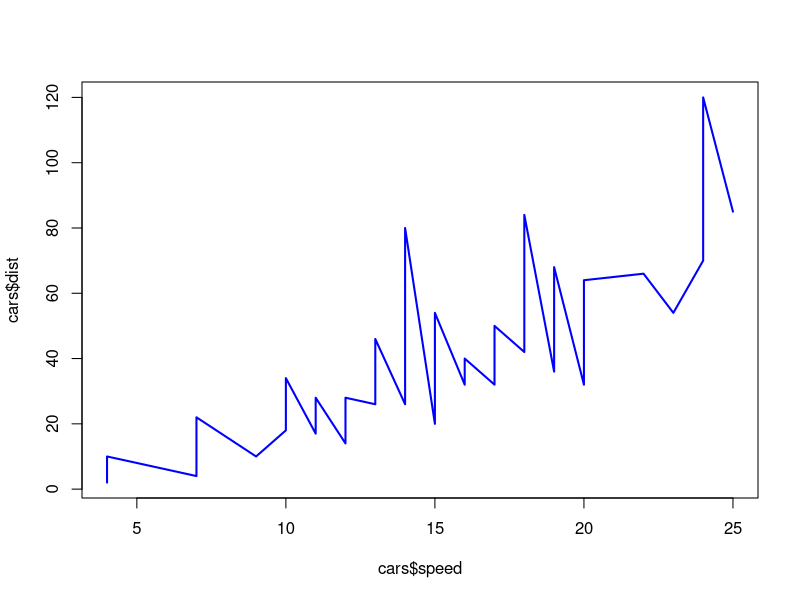
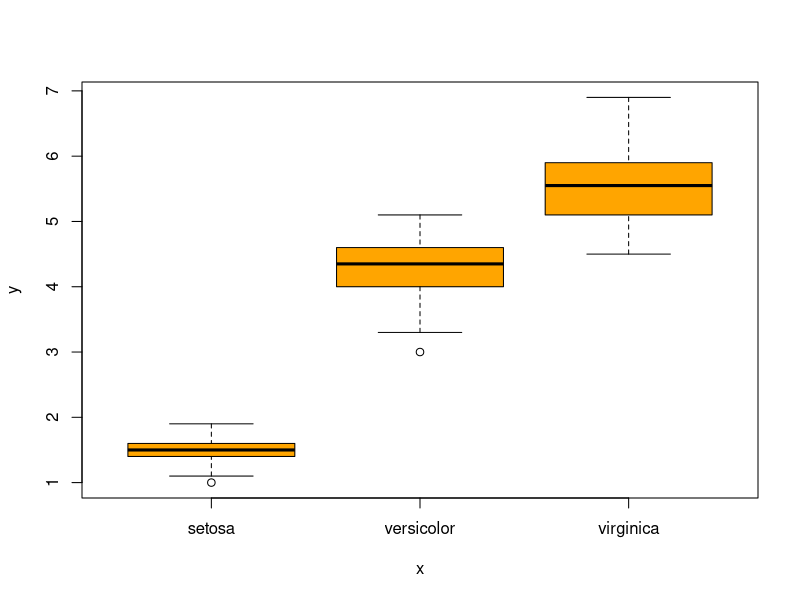
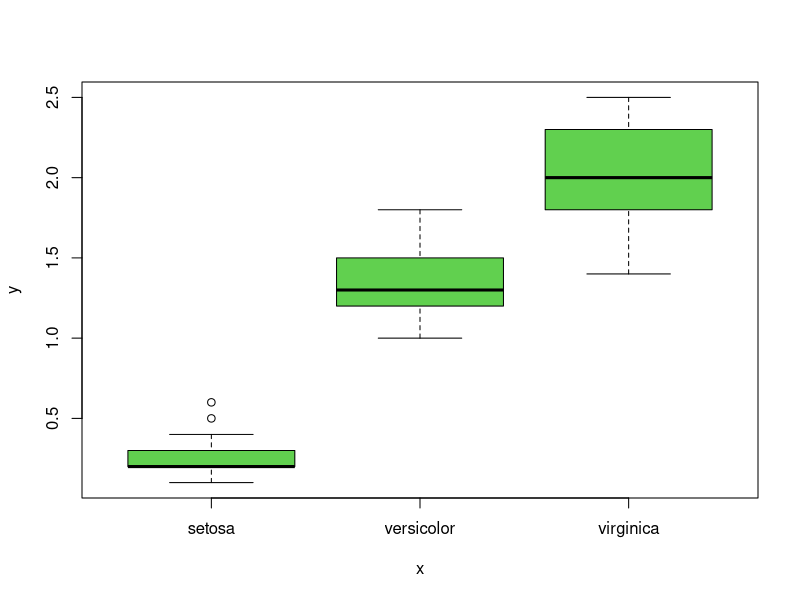

Reproduce these figures in R, in order.
## ---- chunk 1
knitr::kable(summary(cars))
## ---- chunk 2
library(magrittr)
cars %>% summary %>% knitr::kable()
## ---- chunk 3
plot(cars$speed, cars$dist, type = "l", lwd = "2", col = "blue")
## ---- chunk 4
knitr::kable (summary(iris))
## ---- chunk 5
data(iris)
iris %>% summary %>% knitr::kable()
## ---- chunk 6
plot(iris$Species, iris$Petal.Length, type = "l", col = "orange")
## ---- chunk 7
plot(iris$Species, iris$Petal.Width, type = "l", col = 3)
## ---- chunk 8
sessionInfo()
